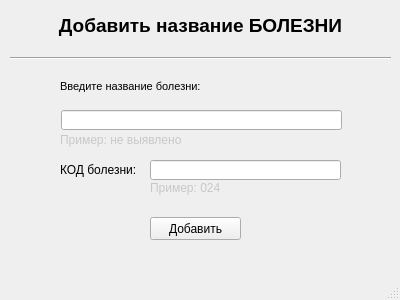
<?xml version="1.0" encoding="UTF-8"?>
<ui version="4.0">
 <class>MainWindow</class>
 <widget class="QMainWindow" name="MainWindow">
  <property name="geometry">
   <rect>
    <x>0</x>
    <y>0</y>
    <width>400</width>
    <height>300</height>
   </rect>
  </property>
  <property name="minimumSize">
   <size>
    <width>400</width>
    <height>300</height>
   </size>
  </property>
  <property name="maximumSize">
   <size>
    <width>400</width>
    <height>300</height>
   </size>
  </property>
  <property name="windowTitle">
   <string>MainWindow</string>
  </property>
  <widget class="QWidget" name="centralwidget">
   <widget class="QLabel" name="label_3">
    <property name="geometry">
     <rect>
      <x>10</x>
      <y>10</y>
      <width>381</width>
      <height>31</height>
     </rect>
    </property>
    <property name="font">
     <font>
      <pointsize>14</pointsize>
      <weight>75</weight>
      <bold>true</bold>
     </font>
    </property>
    <property name="text">
     <string>Добавить название БОЛЕЗНИ</string>
    </property>
    <property name="alignment">
     <set>Qt::AlignCenter</set>
    </property>
   </widget>
   <widget class="Line" name="line">
    <property name="geometry">
     <rect>
      <x>10</x>
      <y>50</y>
      <width>381</width>
      <height>16</height>
     </rect>
    </property>
    <property name="orientation">
     <enum>Qt::Horizontal</enum>
    </property>
   </widget>
   <widget class="QLabel" name="label_4">
    <property name="geometry">
     <rect>
      <x>150</x>
      <y>180</y>
      <width>201</width>
      <height>16</height>
     </rect>
    </property>
    <property name="styleSheet">
     <string notr="true">color:rgb(200, 200, 200)</string>
    </property>
    <property name="text">
     <string>Пример: 024</string>
    </property>
   </widget>
   <widget class="QLabel" name="label_5">
    <property name="geometry">
     <rect>
      <x>60</x>
      <y>130</y>
      <width>281</width>
      <height>20</height>
     </rect>
    </property>
    <property name="styleSheet">
     <string notr="true">color:rgb(200, 200, 200)</string>
    </property>
    <property name="text">
     <string>Пример: не выявлено</string>
    </property>
   </widget>
   <widget class="QLineEdit" name="lineEdit">
    <property name="geometry">
     <rect>
      <x>61</x>
      <y>110</y>
      <width>281</width>
      <height>20</height>
     </rect>
    </property>
   </widget>
   <widget class="QPushButton" name="pushButton">
    <property name="geometry">
     <rect>
      <x>150</x>
      <y>217</y>
      <width>91</width>
      <height>23</height>
     </rect>
    </property>
    <property name="text">
     <string>Добавить</string>
    </property>
   </widget>
   <widget class="QLabel" name="label">
    <property name="geometry">
     <rect>
      <x>60</x>
      <y>71</y>
      <width>281</width>
      <height>31</height>
     </rect>
    </property>
    <property name="font">
     <font>
      <pointsize>8</pointsize>
      <weight>50</weight>
      <bold>false</bold>
     </font>
    </property>
    <property name="text">
     <string>Введите название болезни:</string>
    </property>
   </widget>
   <widget class="QLabel" name="label_2">
    <property name="geometry">
     <rect>
      <x>60</x>
      <y>149</y>
      <width>81</width>
      <height>41</height>
     </rect>
    </property>
    <property name="text">
     <string>КОД болезни:</string>
    </property>
   </widget>
   <widget class="QLineEdit" name="lineEdit_2">
    <property name="geometry">
     <rect>
      <x>150</x>
      <y>160</y>
      <width>191</width>
      <height>20</height>
     </rect>
    </property>
   </widget>
  </widget>
  <widget class="QMenuBar" name="menubar">
   <property name="geometry">
    <rect>
     <x>0</x>
     <y>0</y>
     <width>400</width>
     <height>26</height>
    </rect>
   </property>
  </widget>
  <widget class="QStatusBar" name="statusbar"/>
 </widget>
 <resources/>
 <connections/>
</ui>
